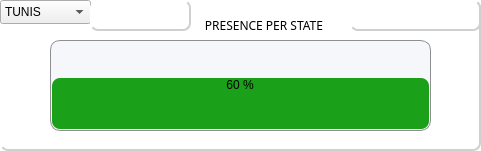
    <widget class="QFrame" name="frame_3">
     <property name="geometry">
      <rect>
       <x>0</x>
       <y>10</y>
       <width>481</width>
       <height>151</height>
      </rect>
     </property>
     <property name="styleSheet">
      <string notr="true">QFrame {
    background-color: white; /* Background color for the frame */
    border: none;            /* No border for the frame */
    border-bottom: 2px solid #d0d0d0; /* Bottom border */
    border-right: 2px solid #d0d0d0;  /* Right border */
    border-radius: 8px;     /* Rounded corners */
}
</string>
     </property>
     <property name="frameShape">
      <enum>QFrame::StyledPanel</enum>
     </property>
     <property name="frameShadow">
      <enum>QFrame::Raised</enum>
     </property>
     <widget class="QProgressBar" name="progressBarStatistics">
      <property name="geometry">
       <rect>
        <x>50</x>
        <y>40</y>
        <width>381</width>
        <height>91</height>
       </rect>
      </property>
      <property name="styleSheet">
       <string notr="true">QProgressBar {
    border: 1px solid #8f8f91;
    border-radius: 10px;          /* Outer border radius */
    background-color: #F5F7FA;    /* Background color */
    text-align: center;           /* Centered text */
}

QProgressBar::chunk {
    background-color: #1ba019;    /* Fill color */
    border-radius: 8px;           /* Inner fill border radius */
    margin: 1px;                  /* Adds space for rounded edges */
}
</string>
      </property>
      <property name="value">
       <number>60</number>
      </property>
      <property name="alignment">
       <set>Qt::AlignHCenter|Qt::AlignTop</set>
      </property>
      <property name="textVisible">
       <bool>true</bool>
      </property>
      <property name="orientation">
       <enum>Qt::Vertical</enum>
      </property>
      <property name="invertedAppearance">
       <bool>false</bool>
      </property>
      <property name="textDirection">
       <enum>QProgressBar::BottomToTop</enum>
      </property>
      <property name="format">
       <string>%p %</string>
      </property>
     </widget>
     <widget class="QLabel" name="label_12">
      <property name="geometry">
       <rect>
        <x>190</x>
        <y>10</y>
        <width>151</width>
        <height>31</height>
       </rect>
      </property>
      <property name="font">
       <font>
        <family>Lexend</family>
       </font>
      </property>
      <property name="styleSheet">
       <string notr="true">border:none;
background-color:transparent;
</string>
      </property>
      <property name="text">
       <string>PRESENCE PER STATE </string>
      </property>
      <property name="alignment">
       <set>Qt::AlignCenter</set>
      </property>
     </widget>
     <widget class="QLabel" name="locationLabel">
      <property name="geometry">
       <rect>
        <x>350</x>
        <y>0</y>
        <width>131</width>
        <height>31</height>
       </rect>
      </property>
      <property name="styleSheet">
       <string notr="true"/>
      </property>
      <property name="text">
       <string/>
      </property>
     </widget>
     <widget class="QComboBox" name="locationComboBox">
      <property name="geometry">
       <rect>
        <x>0</x>
        <y>0</y>
        <width>91</width>
        <height>24</height>
       </rect>
      </property>
      <property name="styleSheet">
       <string notr="true"/>
      </property>
      <item>
       <property name="text">
        <string>TUNIS</string>
       </property>
      </item>
      <item>
       <property name="text">
        <string>ARIANA</string>
       </property>
      </item>
      <item>
       <property name="text">
        <string>BEN AROUS</string>
       </property>
      </item>
      <item>
       <property name="text">
        <string>MANOUBA</string>
       </property>
      </item>
      <item>
       <property name="text">
        <string>NABEUL</string>
       </property>
      </item>
      <item>
       <property name="text">
        <string>ZAGOUAN</string>
       </property>
      </item>
      <item>
       <property name="text">
        <string>BIZERTE</string>
       </property>
      </item>
      <item>
       <property name="text">
        <string>BEJA</string>
       </property>
      </item>
      <item>
       <property name="text">
        <string>JENDOUBA</string>
       </property>
      </item>
      <item>
       <property name="text">
        <string>KEF</string>
       </property>
      </item>
      <item>
       <property name="text">
        <string>KAIROUAN</string>
       </property>
      </item>
      <item>
       <property name="text">
        <string>KESSRINE</string>
       </property>
      </item>
      <item>
       <property name="text">
        <string>SIDI BOUZID</string>
       </property>
      </item>
      <item>
       <property name="text">
        <string>GABES</string>
       </property>
      </item>
      <item>
       <property name="text">
        <string>MEDENINE</string>
       </property>
      </item>
      <item>
       <property name="text">
        <string>TATAOUINE</string>
       </property>
      </item>
      <item>
       <property name="text">
        <string>TOZUR</string>
       </property>
      </item>
      <item>
       <property name="text">
        <string>GAFSA</string>
       </property>
      </item>
      <item>
       <property name="text">
        <string>SFAX</string>
       </property>
      </item>
      <item>
       <property name="text">
        <string>MAHDIA</string>
       </property>
      </item>
      <item>
       <property name="text">
        <string>MONASTIR</string>
       </property>
      </item>
      <item>
       <property name="text">
        <string>SOUSSE</string>
       </property>
      </item>
      <item>
       <property name="text">
        <string>KEBELI</string>
       </property>
      </item>
      <item>
       <property name="text">
        <string>SILIANA</string>
       </property>
      </item>
     </widget>
     <widget class="QLabel" name="progressLabel">
      <property name="geometry">
       <rect>
        <x>90</x>
        <y>0</y>
        <width>101</width>
        <height>31</height>
       </rect>
      </property>
      <property name="styleSheet">
       <string notr="true"/>
      </property>
      <property name="text">
       <string/>
      </property>
     </widget>
    </widget>
